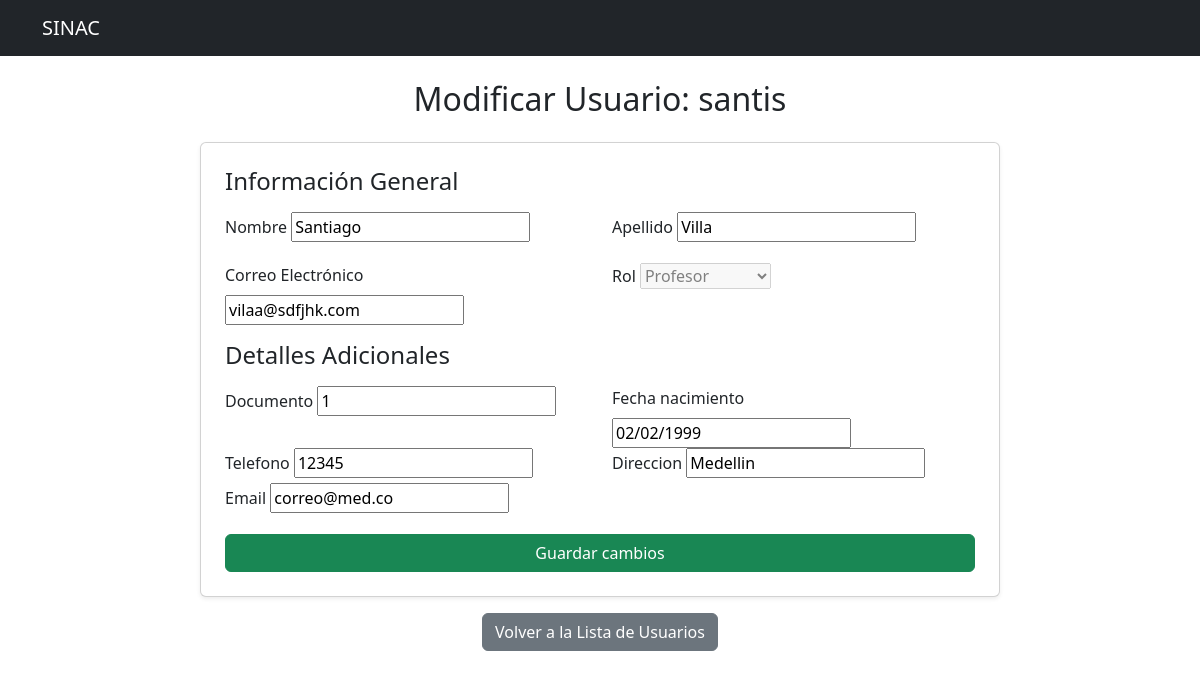
Page /modificar_usuario/7/ (signed in) on the earlier database version.
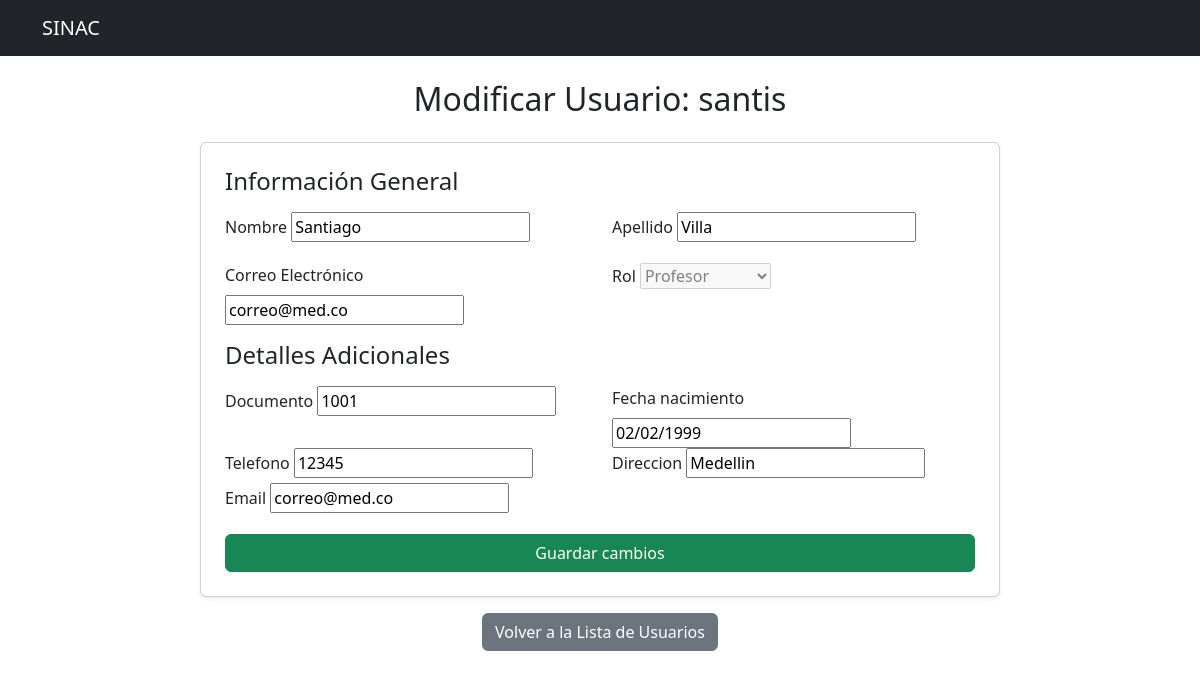
Same page on the later database version.
### SINAC/models.py (models this page shows, shortened)
class Usuario(AbstractUser):
    ADMINISTRADOR = 'ADMINISTRADOR'
    ESTUDIANTE = 'ESTUDIANTE'
    PROFESOR = 'profesor'
    ROLES = [
        (ADMINISTRADOR, 'Administrador'),
        (ESTUDIANTE, 'Estudiante'),
        (PROFESOR, 'Profesor'),
    ]
    rol = models.CharField(max_length=20, choices=ROLES, default=ESTUDIANTE)

class Profesor(models.Model):
    usuario = models.OneToOneField(Usuario, on_delete=models.CASCADE)
    direccion = models.CharField(max_length=255)
    fecha_nacimiento = models.DateField()
    telefono = models.CharField(max_length=15)
    documento = models.CharField(max_length=20, unique=True)
    email = models.EmailField(unique=True)

### SINAC/views.py (the view, shortened to what this page needs)
# urls.py: path('modificar_usuario/<int:usuario_id>/', modificar_usuario, name='modificar_usuario'),
@login_required
@user_passes_test(es_admin)
def modificar_usuario(request, usuario_id):
    usuario = get_object_or_404(Usuario, id=usuario_id)
    if usuario.rol == Usuario.ESTUDIANTE:
        estudiante = get_object_or_404(Estudiante, usuario=usuario)
        form_usuario = ModificarUsuarioForm(request.POST or None, instance=usuario)
        form_detalles = ModificarEstudianteForm(request.POST or None, instance=estudiante)
    elif usuario.rol == Usuario.PROFESOR:
        profesor = get_object_or_404(Profesor, usuario=usuario)
        form_usuario = ModificarUsuarioForm(request.POST or None, instance=usuario)
        form_detalles = ModificarProfesorForm(request.POST or None, instance=profesor)
    else:
        form_usuario = ModificarUsuarioForm(request.POST or None, instance=usuario)
        form_detalles = None
    return render(request, 'modificar_usuario.html', {
        'form_usuario': form_usuario,
        'form_detalles': form_detalles,
        'usuario': usuario
    })

### SINAC/forms.py
class ModificarUsuarioForm(forms.ModelForm):
    class Meta:
        model = Usuario
        fields = ['first_name', 'last_name', 'email', 'rol']
    def __init__(self, *args, **kwargs):
        super(ModificarUsuarioForm, self).__init__(*args, **kwargs)
        self.fields['rol'].disabled = True

class ModificarProfesorForm(forms.ModelForm):
    class Meta:
        model = Profesor
        fields = ['documento', 'fecha_nacimiento', 'telefono', 'direccion', 'email']

### SINAC/views.py (called while the page is built)
def es_admin(user):
    return user.is_superuser

### templates/modificar_usuario.html (shortened to what this page needs)
{% extends 'base.html' %}
{% block content %}
<div class="container mt-4">
    <h2 class="mb-4 text-center">Modificar Usuario: {{ usuario.username }}</h2>
    <div class="card p-4 shadow-sm mx-auto" style="max-width: 800px;">
        <h4 class="mb-3">Información General</h4>
        <form method="POST">
            <div class="row mb-3">
                <div class="col-md-6">
                    <label class="form-label">Nombre</label>
                    {{ form_usuario.first_name }}
                </div>
                <div class="col-md-6">
                    <label class="form-label">Apellido</label>
                    {{ form_usuario.last_name }}
                </div>
            </div>
            <div class="row mb-3">
                <div class="col-md-6">
                    <label class="form-label">Correo Electrónico</label>
                    {{ form_usuario.email }}
                </div>
                <div class="col-md-6">
                    <label class="form-label">Rol</label>
                    {{ form_usuario.rol }}
                </div>
            </div>
            {% if form_detalles %}
                <h4 class="mb-3">Detalles Adicionales</h4>
                <div class="row mb-3">
                    {% for field in form_detalles %}
                        <div class="col-md-6">
                            <label class="form-label">{{ field.label }}</label>
                            {{ field }}
                        </div>
                    {% endfor %}
                </div>
            {% endif %}
            <button type="submit" class="btn btn-success w-100">Guardar cambios</button>
        </form>
    </div>
    <div class="mt-3 text-center">
        <a href="{% url 'lista_usuarios' %}" class="btn btn-secondary">Volver a la Lista de Usuarios</a>
    </div>
</div>
{% endblock %}

Differences in the rows shown:
changed Usuario "santis": email "vilaa@sdfjhk.com" → "correo@med.co"
changed Profesor "Medellin": documento "1" → "1001"
